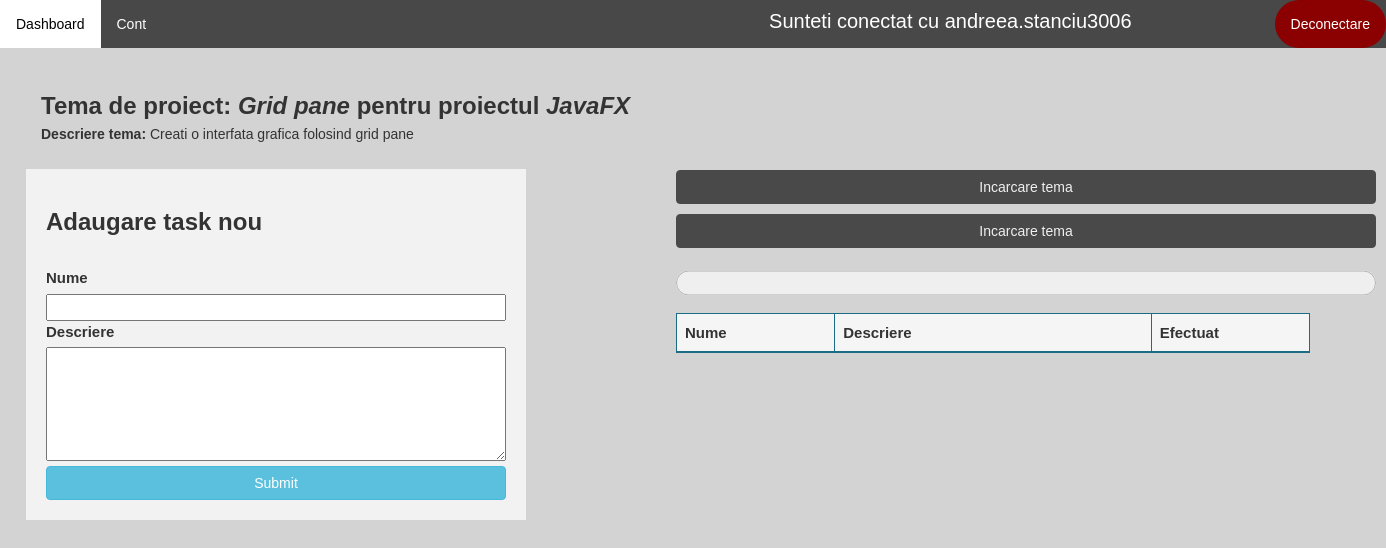
The app's page /disciplina-student/tema/648 (signed in) with its own data.
### application/models.py (models this page shows)
class Tema(models.Model):
    id = models.AutoField(primary_key=True)
    nume = models.CharField(max_length=100, unique=False)
    descriere = models.CharField(max_length=500, null=True)
    proiect = models.ForeignKey(Proiect, on_delete=models.CASCADE, unique=False)

class Proiect(models.Model):
    id = models.AutoField(primary_key=True)
    nume = models.CharField(max_length=100, unique=False)
    data_inregistrare = models.DateField(auto_now_add=True)
    data_intermediara = models.DateField(default=None)
    data_finalizare = models.DateField()
    profesor = models.ForeignKey(Profesor, on_delete=models.CASCADE)
    disciplina = models.ForeignKey(Disciplina, on_delete=models.CASCADE, null=True)
    document = models.CharField(max_length=100, null=True)
    nr_persoane = models.IntegerField(null=True)
    cale = models.CharField(max_length=100, default=None)
    distribuire_teme = models.BooleanField(default=False)

### application/decorators.py (the view)
        def wrapper_func(request, *args, **kwargs):
            user_groups = list()
            for group in request.user.groups.all():
                user_groups.append(group.name)
            if allowed_roles[0] in user_groups:
                return view_func(request, *args, **kwargs)
            else:
                return redirect('dashboard')

### application/functions.py (called while the page is built)
def get_user_info(request):
    user = request.user
    user_groups = [group.name for group in user.groups.all()]
    if 'admin' in user_groups:
        user_type = 'admin'
    elif 'studenti' in user_groups:
        user_type = 'student'
    elif 'secretariat' in user_groups:
        user_type = 'secretar'
    else:
        user_type = 'profesor'
    out = {'user': user,
           'user_groups': user_groups,
           'user_type': user_type
           }
    return out

def create_context(request=None, extract_user_info=True):
    if extract_user_info and not request:
        raise ValueError("request must be set if extract_user_info is True")
    out = {}
    if extract_user_info:
        out.update(get_user_info(request))
    return out

### application/templates/application/student/tema.html (shortened to what this page needs)
{% extends 'application/dashboard.html' %}
{% load static %}
{% block article %}
    <link rel="stylesheet" href="{% static 'application/css/tema.css' %}">
        <h1 style="color: #383838; font-size: 70px; padding: 30px; margin-top: -20px"><b>{{ disciplina.nume }}</b></h1>
    <h3 style="margin-top: -30px"><b>Tema de proiect: <i>{{ tema.nume }}</i> pentru proiectul <i>{{ tema.proiect.nume }}</i></b></h3><br>
    <p style="margin-top: -25px; margin-bottom: 25px"><b>Descriere tema:</b> {{ tema.descriere }}</p>
        <div class="row d-flex justify-content-center" style="width: auto; position: center;">
                <div class="create_task" style="padding: 20px;font-size: 15px">
                <form action="" method="POST" enctype="multipart/form-data">
                    <h3><b>Adaugare task nou</b></h3><br>
                    <label for="nume">Nume</label>
                    <input type="text" name="nume" required><br>
                    <label for="descriere">Descriere</label><br>
                    <textarea name="descriere" rows="5" cols="40" required></textarea><br>
                    <input type="submit" class="btn btn-info" value="Submit">
                </form>
                </div>
                <div style="margin-top: -400px; margin-left: 600px; padding: 50px">
                    {% if data_intermediara %}
                        <form action="{% url 'incarcareIntermediaraTema' tema.id %}">
                            <input type="submit" id="incarcare-tema" class="btn btn-info" value="Incarcare intermediara tema" style="width: 700px;
                                    background-color: black; border-color: black; margin-bottom: 10px; margin-top: 50px">
                        </form>
                    {% else %}
                        <input type="submit" id="incarcare-tema" class="btn btn-info" disabled value="Incarcare tema" style="width: 700px;
                                background-color: black; border-color: black; margin-bottom: 10px">
                    {% endif %}
                    {% if data_finala %}
                        <form action="{% url 'incarcareFinalaTema' tema.id %}">
                            <input type="submit" id="incarcare-tema" class="btn btn-info" value="Incarcare finala tema" style="width: 700px;
                                    background-color: black; border-color: black; margin-bottom: 10px">
                        </form>
                    {% else %}
                        <input type="submit" id="incarcare-tema" class="btn btn-info" disabled value="Incarcare tema" style="width: 700px;
                                background-color: black; border-color: black; margin-bottom: 10px">
                    {% endif %}
                    <progress id="progress" value={{ progresul }}  max="100" style="color: white">{{ progresul }}%</progress>
                    <table class="table table-bordered" id="myTable" style="border-color: #1b6d85; width: 700px">
                        <thead style="background-color: whitesmoke; border-color: #1b6d85; font-size: 15px; width: 60px">
                        <tr  style="border-color: #1b6d85">
                            <th  style="border-color: #1b6d85; width: 25%">Nume</th>
                            <th  style="border-color: #1b6d85; width: 50%">Descriere</th>
                            <th  style="border-color: #1b6d85; width: 25%">Efectuat</th>
                        </tr>
                    </thead>
                </table>
            </div>
        </div>
{% endblock %}

### application/templates/application/main_layout_application.html (shortened to what this page needs)
{% extends 'main_layout.html' %}
{% load static %}
{% block header %}
    <link rel="stylesheet" href="{% static 'application/css/main_layout_application.css' %}">
        <ul class="topnav">
            <li><a href="{% url 'dashboard' %}">Dashboard</a></li>
            <li><a href="{% url 'account' %}">Cont</a>
            <li style="padding: 7px; color: white; font-size: 20px; margin-left: 600px">Sunteti conectat cu {{ request.user.username }}</li>
            <li class="right"><a class="logout" href="{% url 'logout' %}">Deconectare</a></li>
        </ul>
{% endblock %}

### application/static/application/css/main_layout_application.css (style rules this page uses)
body { font-family: Arial, Helvetica, sans-serif; }
body { margin: 0; background-color: lightgray; font-family: Arial, Helvetica, sans-serif; }
ul.topnav { list-style-type: none; margin: 0; padding: 0; overflow: hidden; background-color: #484848; }
ul.topnav li { float: left; }
ul.topnav li a { display: block; color: white; text-align: center; padding: 14px 16px; text-decoration: none; }
ul.topnav li.right { background-color: darkred; float: right; border-radius: 50px; }

### application/static/application/css/tema.css (style rules this page uses)
.create_task { background-color: #f2f2f2; width: 500px; }
.create_task input { width: 100%; clear: both; }
textarea { width: 100%; }
td, th { width: 25%; }
progress { height: 50px; width: 700px; }
#incarcare-tema { width: 700px; }

### records on screen
Tema: nume "Grid pane", proiect.nume "JavaFX", descriere "Creati o interfata grafica folosind grid pane"

### other values on screen
{{ request.user.username }} "andreea.stanciu3006"
